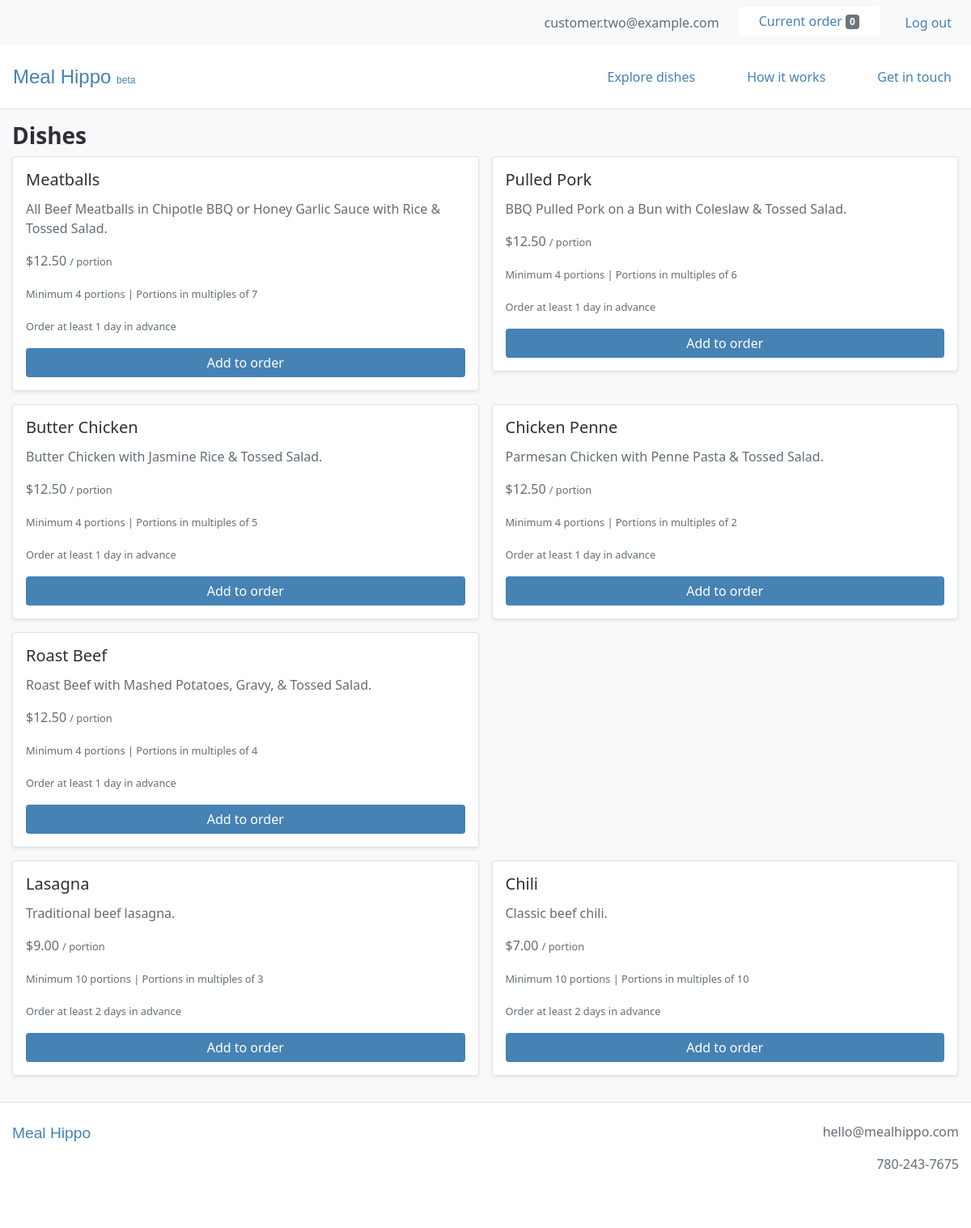
Page /order/items (signed in) on the earlier database version.
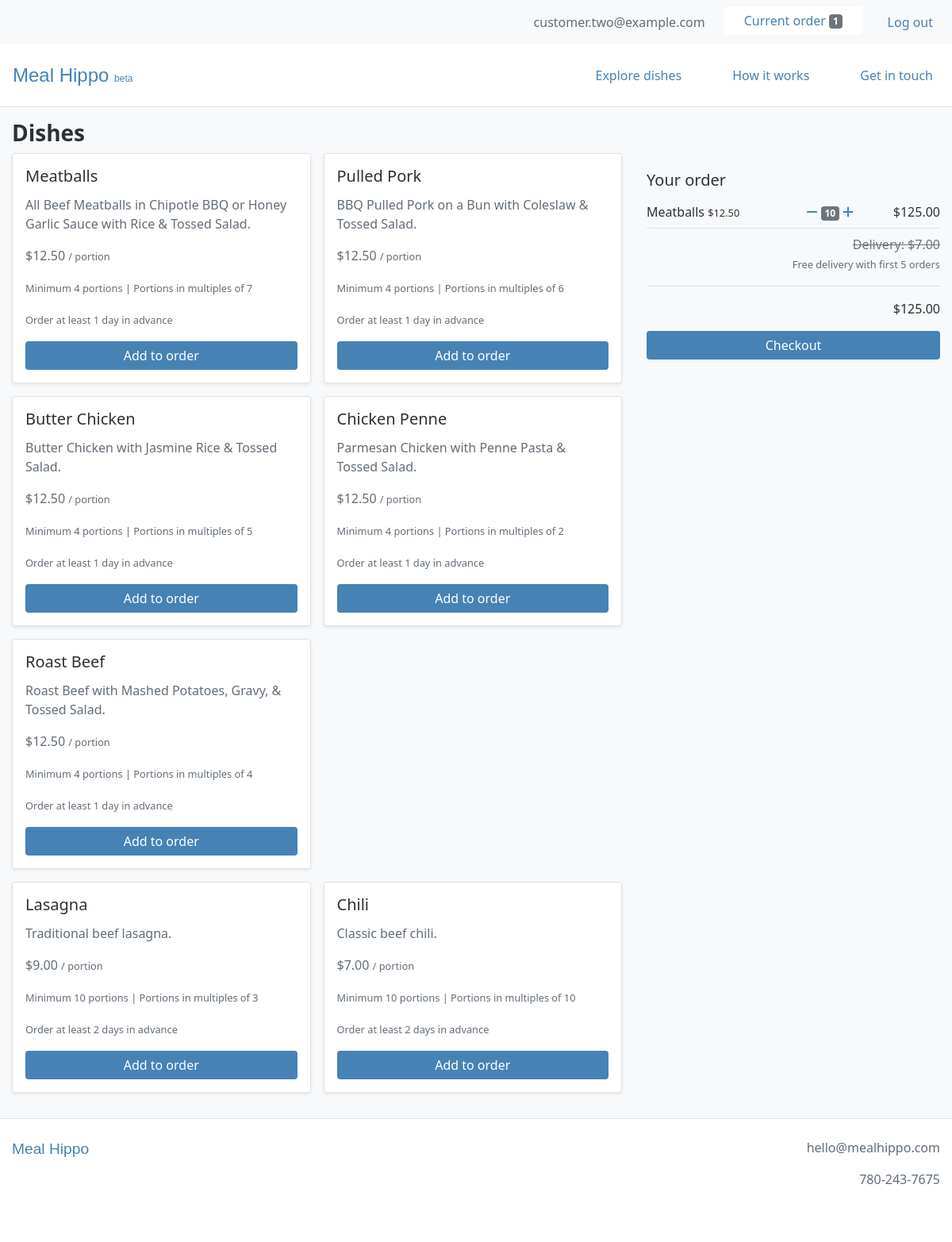
Same page on the later database version.
### users/models.py (models this page shows, shortened)
class CustomUser(AbstractBaseUser):
    email = models.EmailField(unique=True)
    is_active = models.BooleanField(default=True)
    is_admin = models.BooleanField(default=False)
    objects = CustomUserManager()
    USERNAME_FIELD = 'email'
    REQUIRED_FIELDS = []

### webplatform/models.py (models this page shows, shortened)
class Item(models.Model):
    supplier = models.ForeignKey(Supplier, on_delete=models.CASCADE)
    name = models.CharField(max_length=100)
    description = models.TextField()
    price = models.FloatField()
    minimum_portions = models.IntegerField(blank=True, null=True)
    portion_increment = models.IntegerField(blank=True, null=True)
    minimum_lead_time = models.IntegerField(blank=True, null=True)
    is_active = models.BooleanField()
    created_at = models.DateTimeField(auto_now_add=True)
    modified_at = models.DateTimeField(auto_now=True)
    def get_add_to_order_url(self):
        return reverse("webplatform:add_to_order", kwargs={'pk': self.pk})
    def get_remove_from_order_url(self):
        return reverse("webplatform:remove_from_order", kwargs={'pk': self.pk})

class Order(models.Model):
    user = models.ForeignKey(settings.AUTH_USER_MODEL, on_delete=models.CASCADE)
    items = models.ManyToManyField(OrderItem)
    delivery_date = models.DateField(null=True)
    delivery_time = models.TimeField(null=True)
    is_completed = models.BooleanField(default=False)
    payment = models.ForeignKey(Payment, on_delete=models.SET_NULL, blank=True, null=True)
    created_at = models.DateTimeField(auto_now_add=True)
    modified_at = models.DateTimeField(auto_now=True)
    def get_total_order_price(self):
        total_order_price = 0
        for item in self.items.all():
            total_order_price += item.get_total_item_price()
        return total_order_price

class OrderItem(models.Model):
    user = models.ForeignKey(settings.AUTH_USER_MODEL, on_delete=models.CASCADE)
    item = models.ForeignKey(Item, on_delete=models.CASCADE)
    quantity = models.IntegerField(default=1)
    is_completed = models.BooleanField(default=False)
    def get_total_item_price(self):
        return self.quantity * self.item.price

### webplatform/views.py (the view)
# urls.py: path('order/items', views.OrderItemsView.as_view(), name='order_items_view'),
class OrderItemsView(ListView):
    model = models.Supplier
    template_name = 'webplatform/order_items_view.html'
    context_object_name = 'active_suppliers'
    def get_queryset(self):
        return models.Supplier.objects.filter(is_active=True)
    def get_context_data(self, **kwargs):
        context = super().get_context_data(**kwargs)
        if self.request.user.is_authenticated:
            order_qs = models.Order.objects.filter(user=self.request.user, is_completed=False)
            if order_qs.exists():
                order = order_qs[0]
                context['order'] = order
                order_items = order.items.all()
                context['order_items'] = order_items
        return context

### webplatform/templatetags/cart_templatetags.py (called while the page is built)
@register.filter
def cart_item_count(user):
    if user.is_authenticated:
        queryset = models.Order.objects.filter(user=user, is_completed=False)
        if queryset.exists():
            return queryset[0].items.count()
    return 0

### webplatform/templates/webplatform/order_items_view.html (shortened to what this page needs)
{% extends 'base.html' %}
{% load static %}
{% load humanize %}
{% block content %}
<div class="container-fluid bg-light py-3">
  <div class="row">
    {% if order_items %}
      <div class="col-8 pr-0">
    {% else %}
      <div class="col pr-0">
    {% endif %}
      <div class="container-fluid p-0">
        <h3><b>Dishes</b></h3>
        {% for active_supplier in active_suppliers %}
          <div class="row m-0 p-0">
              {% for item in active_supplier.item_set.all %}
                <div class="col-lg-6 col-12 mb-3 m-0 p-0">
                  <div class="card mr-3 p-3 border rounded shadow-sm">
                    <h5 class="card-title">{{ item.name }}</h5>
                    <p class="card-text">{{ item.description }}</p>
                    <p class="card-text">${{ item.price|floatformat:2|intcomma }} <small>/ portion</small></p>
                    <p class="card-text"><small>
                      Minimum {{ item.minimum_portions }} {% if item.minimum_portions > 1 %}portions{% else %}portion{% endif %}
                      {% if item.portion_increment > 1 %} | Portions in multiples of {{ item.portion_increment }}{% endif %}
                    </small></p>
                    <p class="card-text"><small>Order at least {{ item.minimum_lead_time }} {% if item.minimum_lead_time > 1 %}days{% else %}day{% endif %} in advance</small></p>
                    {% if user.is_authenticated %}
                      <a href="{{ item.get_add_to_order_url }}" class="btn btn-primary btn-block">Add to order</a>
                    {% else %}
                      <a href="{% url 'login' %}?next={% url 'webplatform:order_items_view' %}" class="btn btn-primary btn-block">Add to order</a>
                    {% endif %}
                  </div>
                </div>
              {% endfor %}
          </div>
        {% endfor %}
      </div>
    </div>
    {% if order_items %}
      <div class="col-4 mt-5 pt-3">
        <div class="sticky-top">
          <h5>
            Your order
          </h5>
          <div class="container">
            {% for order_item in order_items %}
              <div class="row py-2">
                <div class="col-xl-6 text-xl-left px-0">
                  {{ order_item.item.name }} <small class="mr-3">${{ order_item.item.price|floatformat:2|intcomma }}</small>
                </div>
                <div class="col-xl-3 text-xl-center px-0">
                  <a href="{{ order_item.item.get_remove_from_order_url }}"><i class="fas fa-minus"></i></a>
                  <span class="badge badge-secondary">{{ order_item.quantity }}</span>
                  <a href="{{ order_item.item.get_add_to_order_url }}"><i class="fas fa-plus"></i></a>
                </div>
                <div class="col-xl-3 text-xl-right px-0">
                  ${{ order_item.get_total_item_price|floatformat:2|intcomma }}
                </div>
              </div>
            {% endfor %}
          </div>
          <div class="container">
            <div class="row border-top py-2 mb-2">
              <div class="col text-xl-right px-0">
                <s class="text-secondary">Delivery: $7.00</s>
                <p><small>Free delivery with first 5 orders</small></p>
                <hr>
                ${{ order.get_total_order_price|floatformat:2|intcomma }}
              </div>
            </div>
          </div>
          <a href="{% url 'webplatform:order_timing_view' %}" class="btn btn-primary btn-block">Checkout</a>
        </div>
      </div>
    {% endif %}
  </div>
</div>
{% endblock %}

### templates/base.html (shortened to what this page needs)
{% load static %}
{% load cart_templatetags %}
<!DOCTYPE html>
<html lang="en" dir="ltr">
  <head>
    <link rel="stylesheet" href="https://stackpath.bootstrapcdn.com/bootstrap/4.4.1/css/bootstrap.min.css">
    <link rel="stylesheet" type="text/css" href="{% static 'style.css' %}">
  </head>
  <body>
    {% if user.is_authenticated %}
      <nav class="navbar navbar-expand-md navbar-light bg-light">
          <ul class="navbar-nav ml-md-auto mx-md-0 mx-auto text-md-left text-center">
            <li class="nav-item ml-4">
              <span class="navbar-text">
                {{ request.user.email }}
              </span>
            </li>
            <li class="nav-item ml-4">
              <a href="{% url 'webplatform:order_items_view' %}">
                <button type="button" class="btn btn-light bg-white">
                  Current order <span class="badge badge-secondary">{{ request.user|cart_item_count }}</span>
                </button>
              </a>
            </li>
            <li class="nav-item ml-4">
              <a class="nav-link" href="{% url 'logout' %}">Log out</a>
            </li>
          </ul>
      </nav>
    {% endif %}
    <nav class="navbar navbar-expand-md navbar-light py-3 border-bottom">
      <a class="navbar-brand" href="{% url 'webplatform:home_view' %}">Meal&nbsp;Hippo <small style="font-size: 0.5em;">beta</small></a>
      <div class="collapse navbar-collapse" id="navbarText">
        <ul class="navbar-nav ml-auto">
          <li class="nav-item ml-5">
            <a class="nav-link" href="{% url 'webplatform:order_items_view' %}">Explore dishes</a>
          </li>
          <li class="nav-item ml-5">
            <a class="nav-link" href="{% url 'webplatform:support_view' %}">How it works</a>
          </li>
          <li class="nav-item ml-5">
            <a class="nav-link" href="{% url 'webplatform:contact_view' %}">Get in touch</a>
          </li>
        </ul>
      </div>
    </nav>
    {% block content %}
    {% endblock %}
    <footer>
      <div class="container-fluid text-center py-4 mb-5 border-top">
        <div class="row">
          <div class="col-sm text-sm-left mb-4">
            <span class="logo">
              <a href="{% url 'webplatform:home_view' %}">Meal&nbsp;Hippo</a>
            </span>
          </div>
          <div class="col-sm text-sm-right">
            <p>hello@mealhippo.com</p>
            <p>780-243-7675</p>
          </div>
        </div>
      </div>
    </footer>
  </body>
</html>

### static/style.css (style rules this page uses)
body { color: #2D3033; font-family: "Lucida Grande", "Lucida Sans Unicode", "Lucida Sans", "Segoe UI", Geneva, Frutiger, Verdana, "Helvetica Neue", Arial, sans-serif; font-size: 16px; }
p { color: #626d78; }
a, .btn-link { color: steelblue; }
.navbar-light .navbar-brand, .logo a { color: steelblue; font-size: 1.5em; font-family: "Arial Rounded MT Bold", "Helvetica Rounded", Arial, sans-serif; }
.navbar-light .navbar-text { color: #626d78; }
.logo a { font-size: 1.2em; }
.navbar-nav .nav-item a.nav-link { color: steelblue; }
.btn-primary { background: steelblue; border: none; padding-left: 25px; padding-right: 25px; }
.btn-light { color: steelblue; border: none; padding-left: 25px; padding-right: 25px; }

Differences in the rows shown:
computed for CustomUser "customer.two@example.com": user|cart_item_count "0" → "1"
now on this page (row edited): OrderItem: item.name "Meatballs", item.price "12.50", quantity "10", get_total_item_price "125.00"
added Order: get_total_order_price "125.00"
Other differences:
text now shown: "Your order Delivery: $7.00 Free delivery with first 5 orders $ Checkout"
